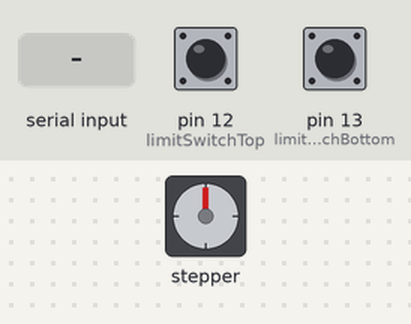
Recording of a sketch running on a simulated Arduino Uno, built with avr-gcc and run on an emulated ATmega328P. Parts: stepper motor. The test bench sets the inputs (shaded band); at power-on: pin 13 (limitSwitchBottom) HIGH, pin 12 (limitSwitchTop) HIGH. Stepper angles assume 4096 steps per turn; what the sketch prints to the serial monitor is not drawn.

Above: at 2.1 s.
2.2 s: "CALIBRATE\n" received over Serial
At 2.67 s:
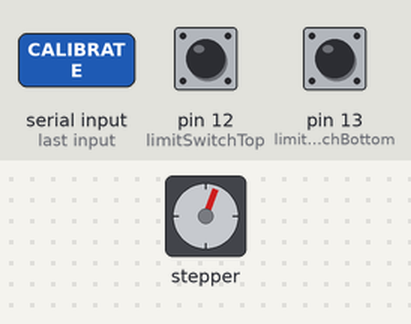
At 3.57 s:
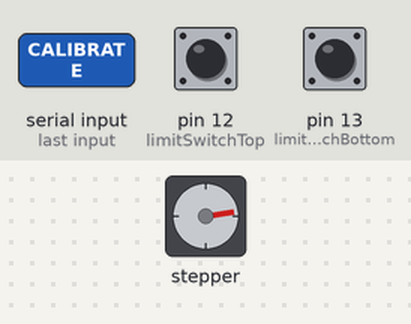
5.2 s: pin 13 (limitSwitchBottom) pulled LOW for 0.15 s
At 5.8 s:
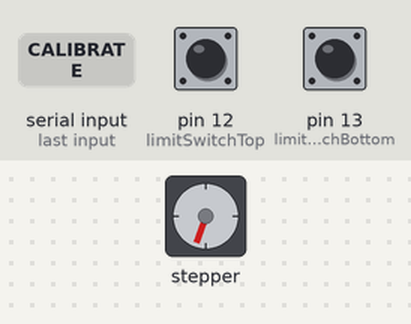
8.3 s: pin 12 (limitSwitchTop) pulled LOW for 0.15 s
At 8.9 s:
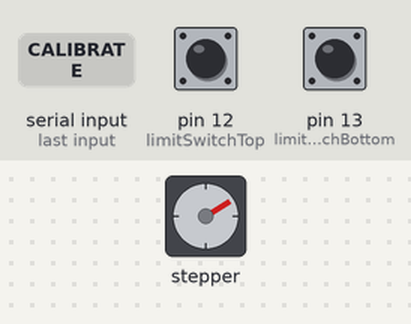
11.4 s: "CALIBRATE\n" received over Serial
14.4 s: pin 13 (limitSwitchBottom) pulled LOW for 1 s
18.4 s: pin 12 (limitSwitchTop) pulled LOW for 1 s
Timing chart, 0 to 23.4 s (numbered marks = the images above; inputs shaded):
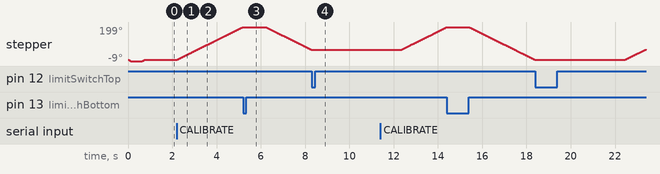

The sketch:

arduino_elevator.ino
```cpp
#include <Unistep2.h>

// === 硬體配置 ===
// 步進馬達設定 (28BYJ-48 + ULN2003) - 使用Unistep2庫
const int stepsPerRevolution = 4096;  // 28BYJ-48 全步模式每圈步數
Unistep2 myStepper(8, 9, 10, 11, stepsPerRevolution, 1000);  // IN1, IN2, IN3, IN4, 總step數, 每步延遲(微秒)

// 引腳定義
// 微動開關
const int limitSwitchTop = 12;     // 頂部微動開關
const int limitSwitchBottom = 13;  // 底部微動開關

// === 全域變數 ===
// 電梯狀態
int currentFloor = 1;           // 當前樓層
int targetFloor = 1;            // 目標樓層
bool isMoving = false;          // 是否正在移動
bool emergencyMode = false;     // 緊急模式
bool isCalibrating = false;     // 是否正在校準

// 位置計算
long currentPosition = 0;       // 當前步進馬達位置
long stepsPerFloor = 1000;      // 每層樓的步數（需要校準）
long floorPositions[4];         // 各樓層的位置（索引0不用，1-3對應樓層）

// 串口通訊
String inputString = "";
bool stringComplete = false;

// 移動控制變數
long targetPosition = 0;        // 目標位置
bool movingUp = false;          // 移動方向
int moveProgress = 0;           // 移動進度

// === 初始化設定 ===
void setup() {
  // 串口初始化
  Serial.begin(9600);
  inputString.reserve(200);

  // 引腳模式設定
  pinMode(limitSwitchTop, INPUT_PULLUP);
  pinMode(limitSwitchBottom, INPUT_PULLUP);

  // 馬達測試 - 小幅度移動確認馬達正常
  Serial.println("馬達測試中...");

  // 測試馬達轉動 - 使用Unistep2
  myStepper.move(-100);
  while(myStepper.stepsToGo() != 0) {
    myStepper.run();
    delay(1);
  }
  delay(500);

  myStepper.move(100);
  while(myStepper.stepsToGo() != 0) {
    myStepper.run();
    delay(1);
  }

  Serial.println("馬達測試完成");

  // 初始化樓層位置（設定預設值，不實際移動）
  initializeFloorPositions();

  Serial.println("Arduino Elevator Ready");
}

// === 主循環 ===
void loop() {
  // 馬達運轉 - Unistep2需要持續調用run()
  myStepper.run();

  // 處理串口命令
  if (stringComplete) {
    processCommand(inputString);
    inputString = "";
    stringComplete = false;
  }

  // 檢查微動開關
  checkLimitSwitches();

  // 更新電梯位置和移動狀態
  updateMovementStatus();

  // 更新電梯位置
  updatePosition();

  delay(1);  // 短暫延遲，讓Unistep2正常工作
}

// === 更新移動狀態 ===
void updateMovementStatus() {
  if (isMoving && myStepper.stepsToGo() == 0) {
    // 移動完成
    isMoving = false;
    currentFloor = calculateCurrentFloor();

    Serial.print("MOVE_COMPLETE:");
    Serial.println(currentFloor);
  }

  // 報告移動進度
  if (isMoving) {
    long totalSteps = abs(targetPosition - currentPosition);
    if (totalSteps > 0) {
      long remainingSteps = abs(myStepper.stepsToGo());
      int newProgress = ((totalSteps - remainingSteps) * 100) / totalSteps;

      if (newProgress != moveProgress && newProgress % 10 == 0) {
        moveProgress = newProgress;
        Serial.print("PROGRESS:");
        Serial.print(moveProgress);
        Serial.println("%");
      }
    }
  }
}

// === 微動開關檢查 ===
void checkLimitSwitches() {
  static bool lastTopState = HIGH;
  static bool lastBottomState = HIGH;

  bool topState = digitalRead(limitSwitchTop);
  bool bottomState = digitalRead(limitSwitchBottom);

  // 頂部微動開關觸發
  if(topState == LOW && lastTopState == HIGH) {
    Serial.println("LIMIT:top");
    if(isCalibrating) {
      floorPositions[3] = currentPosition;  // 3樓位置
    }
    // 安全停止
    if(isMoving) {
      myStepper.move(0);  // Unistep2停止方式
      isMoving = false;
      Serial.println("到達頂部限位，強制停止");
    }
  }

  // 底部微動開關觸發
  if(bottomState == LOW && lastBottomState == HIGH) {
    Serial.println("LIMIT:bottom");
    if(isCalibrating) {
      floorPositions[1] = currentPosition;  // 1樓位置
      currentPosition = 0;  // 重置位置
      currentFloor = 1;
    }
    // 安全停止
    if(isMoving) {
      myStepper.move(0);  // Unistep2停止方式
      isMoving = false;
      Serial.println("到達底部限位，強制停止");
    }
  }

  lastTopState = topState;
  lastBottomState = bottomState;
}

// === 位置更新 ===
void updatePosition() {
  // 根據當前位置判斷樓層
  if(!isCalibrating && !isMoving) {
    int newFloor = calculateCurrentFloor();
    if(newFloor != currentFloor) {
      currentFloor = newFloor;
      Serial.print("POS:");
      Serial.println(currentFloor);
    }
  }
}

// === 計算當前樓層 ===
int calculateCurrentFloor() {
  // 找到最接近的樓層
  int closestFloor = 1;
  long minDistance = abs(currentPosition - floorPositions[1]);

  for(int floor = 2; floor <= 3; floor++) {
    long distance = abs(currentPosition - floorPositions[floor]);
    if(distance < minDistance) {
      minDistance = distance;
      closestFloor = floor;
    }
  }

  return closestFloor;
}

// === 初始化樓層位置（預設值，不移動馬達） ===
void initializeFloorPositions() {
  // 設定預設的樓層位置（基於經驗值）
  floorPositions[1] = 0;        // 1樓 = 0步
  floorPositions[2] = 1000;     // 2樓 = 1000步
  floorPositions[3] = 2000;     // 3樓 = 2000步
  stepsPerFloor = 1000;         // 每層預設1000步

  // 設定初始位置為1樓
  currentPosition = 0;
  currentFloor = 1;
  targetFloor = 1;
  isMoving = false;
  emergencyMode = false;

  Serial.println("樓層位置初始化完成（預設值）");
  Serial.print("1樓位置: "); Serial.println(floorPositions[1]);
  Serial.print("2樓位置: "); Serial.println(floorPositions[2]);
  Serial.print("3樓位置: "); Serial.println(floorPositions[3]);
  Serial.print("每層步數: "); Serial.println(stepsPerFloor);
  Serial.println("電梯初始化在1樓");

  // 回報初始化完成狀態
  Serial.print("STATUS:");
  Serial.print(currentFloor);
  Serial.print(":");
  Serial.print(targetFloor);
  Serial.print(":");
  Serial.print(isMoving ? "MOVING" : "IDLE");
  Serial.print(":");
  Serial.println(emergencyMode ? "EMERGENCY" : "NORMAL");
}

// === 校準樓層位置 ===
void calibrateFloorPositions() {
  isCalibrating = true;

  Serial.println("開始校準：移動到底部");

  // 先移動到底部 - 使用Unistep2
  currentPosition = 0;
  int stepCount = 0;
  myStepper.move(10000);  // 大步數往下移動

  while(digitalRead(limitSwitchBottom) == HIGH && stepCount < 10000) {
    myStepper.run();
    if (myStepper.stepsToGo() == 0) {
      break;  // 如果馬達停止但還沒碰到限位開關，可能有問題
    }
    stepCount++;
    if(stepCount % 100 == 0) {
      Serial.print("步數: ");
      Serial.println(stepCount);
    }
    delay(1);
  }

  // 停止馬達並設定1樓位置
  myStepper.move(0);
  while(myStepper.stepsToGo() != 0) {
    myStepper.run();
    delay(1);
  }

  currentPosition = 0;
  floorPositions[1] = 0;

  Serial.println("1樓位置校準完成");
  delay(1000);

  // 移動到頂部，計算總行程
  Serial.println("移動到頂部");

  stepCount = 0;
  myStepper.move(-10000);  // 大步數往上移動

  while(digitalRead(limitSwitchTop) == HIGH && stepCount < 10000) {
    myStepper.run();
    if (myStepper.stepsToGo() == 0) {
      break;  // 如果馬達停止但還沒碰到限位開關，可能有問題
    }
    stepCount++;
    currentPosition++;
    if(stepCount % 200 == 0) {
      Serial.print("總步數: ");
      Serial.println(currentPosition);
    }
    delay(1);
  }

  // 停止馬達並設定3樓位置
  myStepper.move(0);
  while(myStepper.stepsToGo() != 0) {
    myStepper.run();
    delay(1);
  }

  // 設定3樓位置
  floorPositions[3] = currentPosition;

  // 計算2樓位置（中間）
  floorPositions[2] = (floorPositions[1] + floorPositions[3]) / 2;
  stepsPerFloor = (floorPositions[3] - floorPositions[1]) / 2;

  Serial.println("校準完成");
  Serial.print("1樓位置: "); Serial.println(floorPositions[1]);
  Serial.print("2樓位置: "); Serial.println(floorPositions[2]);
  Serial.print("3樓位置: "); Serial.println(floorPositions[3]);
  Serial.print("每層步數: "); Serial.println(stepsPerFloor);

  delay(2000);

  // 回到1樓
  moveToFloor(1);

  isCalibrating = false;

  Serial.println("校準完成");
  delay(2000);
}

// === 移動到指定樓層 ===
void moveToFloor(int floor) {
  if(floor < 1 || floor > 3 || emergencyMode) return;

  targetFloor = floor;
  targetPosition = floorPositions[floor];
  long stepsToMove = targetPosition - currentPosition;

  if (abs(stepsToMove) < 10) {
    // 已經很接近目標位置
    Serial.print("MOVE_COMPLETE:");
    Serial.println(floor);
    return;
  }

  isMoving = true;
  moveProgress = 0;

  Serial.print("MOVE_START:");
  Serial.println(floor);

  if(stepsToMove > 0) {
    // 向上移動
    Serial.print("向上移動 ");
    Serial.print(stepsToMove);
    Serial.println(" 步");
    movingUp = true;
  } else {
    // 向下移動
    Serial.print("向下移動 ");
    Serial.print(-stepsToMove);
    Serial.println(" 步");
    movingUp = false;
  }

  // 使用Unistep2移動
  myStepper.move(-stepsToMove);

  // 更新當前位置
  currentPosition = targetPosition;
}

// === 處理串口命令 ===
void processCommand(String command) {
  command.trim();

  if(command == "PING") {
    // Ping檢查命令
    Serial.println("PONG");
    return;
  }
  else if(command.startsWith("MOVE:")) {
    // 移動命令: MOVE:樓層
    int floor = command.substring(5).toInt();
    if(floor >= 1 && floor <= 3) {
      moveToFloor(floor);
    }
  }
  else if(command == "STOP") {
    // 停止命令
    myStepper.move(0);  // Unistep2停止方式
    isMoving = false;
    emergencyMode = false;
    Serial.println("馬達停止");
  }
  else if(command == "CALIBRATE") {
    // 校準命令
    calibrateFloorPositions();
  }
  else if(command == "INIT") {
    // 初始化命令 - 重新初始化電梯在1樓
    initializeFloorPositions();
  }
  else if(command == "TEST") {
    // 馬達測試命令
    Serial.println("開始馬達測試");
    myStepper.move(-200);
    while(myStepper.stepsToGo() != 0) {
      myStepper.run();
      delay(1);
    }
    delay(500);
    myStepper.move(200);
    while(myStepper.stepsToGo() != 0) {
      myStepper.run();
      delay(1);
    }
    Serial.println("馬達測試完成");
  }
  else if(command.startsWith("EMERGENCY:")) {
    // 緊急模式設定
    if(command.substring(10) == "ON") {
      emergencyMode = true;
      myStepper.move(0);  // Unistep2停止方式
      isMoving = false;
      Serial.println("緊急模式啟動");
    } else {
      emergencyMode = false;
      Serial.println("緊急模式解除");
    }
  }
  else if(command == "STATUS") {
    // 狀態查詢
    Serial.print("STATUS:");
    Serial.print(currentFloor);
    Serial.print(":");
    Serial.print(targetFloor);
    Serial.print(":");
    Serial.print(isMoving ? "MOVING" : "IDLE");
    Serial.print(":");
    Serial.println(emergencyMode ? "EMERGENCY" : "NORMAL");
  }
}

// === 串口事件處理 ===
void serialEvent() {
  while (Serial.available()) {
    char inChar = (char)Serial.read();
    if (inChar == '\n') {
      stringComplete = true;
    } else {
      inputString += inChar;
    }
  }
}
```

arduino.cpp
```cpp
#include <Wire.h>
#include <LiquidCrystal_I2C.h>

LiquidCrystal_I2C lcd(0x27, 16, 2);

String inputString = "";
bool stringComplete = false;

void setup() {
    Serial.begin(9600);
    inputString.reserve(200);

    lcd.init();
    lcd.backlight();

    lcd.clear();
    lcd.setCursor(0, 0);
    lcd.print("Elevator System");
    lcd.setCursor(0, 1);
    lcd.print("Ready...");
}

void loop() {
  if (stringComplete) {
    if (inputString.startsWith("L1:")) {
        String line1 = inputString.substring(3);
        lcd.setCursor(0, 0);
        lcd.print("                ");
        lcd.setCursor(0, 0);
        lcd.print(line1);
    }
    else if (inputString.startsWith("L2:")) {
      String line2 = inputString.substring(3);
      lcd.setCursor(0, 1);
      lcd.print("                ");
      lcd.setCursor(0, 1);
      lcd.print(line2);
    }

    inputString = "";
    stringComplete = false;
  }
}

void serialEvent() {
  while (Serial.available()) {
    char inChar = (char)Serial.read();
    if (inChar == '\n') {
      stringComplete = true;
    } else {
      inputString += inChar;
    }
  }
}
```

Measured:
- after the input at 2.2 s, stepper: keeps turning clockwise at about 67°/s, starting at once
- after the input at 8.3 s, stepper: stops changing and stays 59°
